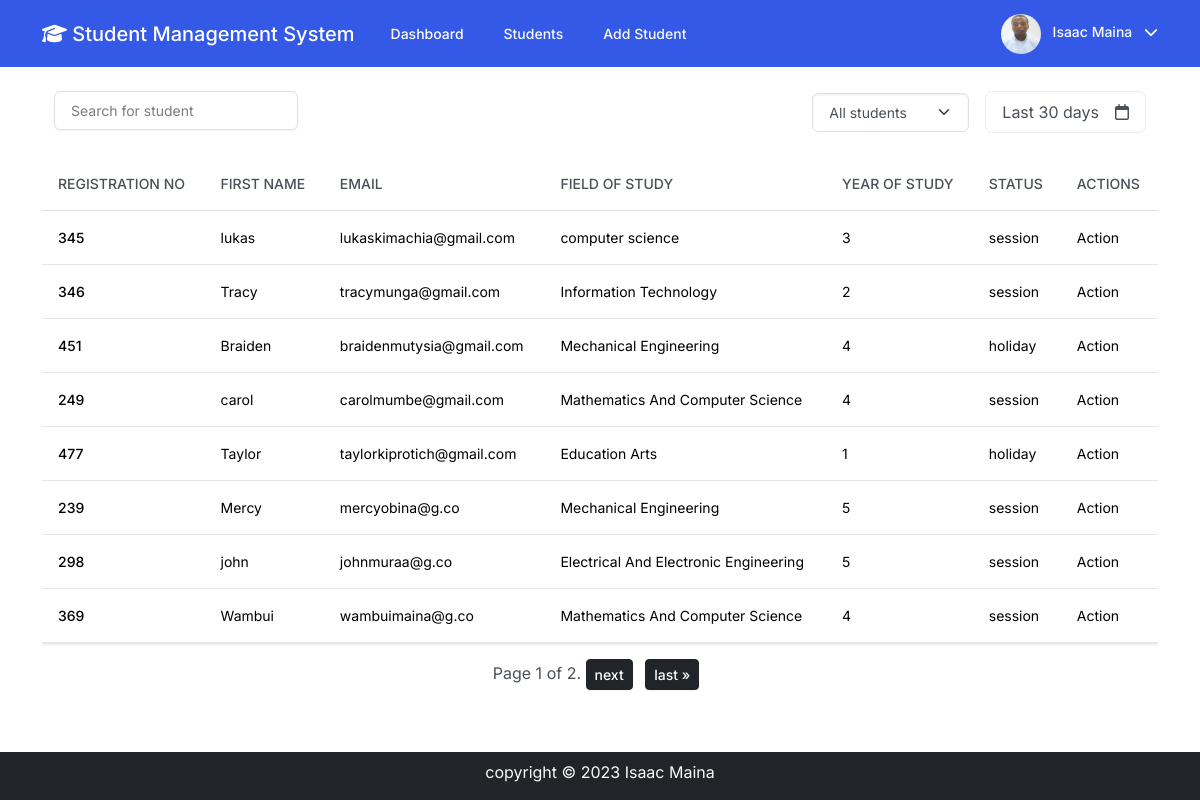
The page /students/ on the database its author committed.
### students/models.py (models this page shows, shortened)
class Student(models.Model):
    registration_no = models.PositiveIntegerField(unique=True)
    first_name = models.CharField(max_length=70)
    last_name = models.CharField(max_length=70)
    email = models.EmailField(max_length=100, unique=True)
    gender = models.CharField(max_length=25, choices=GENDER_CHOICES)
    age = models.PositiveIntegerField()
    field_of_study = models.CharField(max_length=200)
    year_of_study = models.IntegerField()
    status = models.CharField(max_length=30, choices=SESSION_STATUS)

### students/views.py (the view)
# urls.py: path('students/', views.students_list, name='students_list'),
def students_list(request):
    students = Student.objects.all()
    paginator = Paginator(students, 8)
    page_number = request.GET.get("page")
    page_obj = paginator.get_page(page_number)
    context = {'students': students, "page_obj": page_obj}
    return render(request, 'students/students.html', context)

### students/templates/students/students.html (shortened to what this page needs)
{% extends 'students/base.html' %}
{% block content %}
<div class="">
    {% include 'students/search_filter.html' %}
    <div class="table-responsive ">
        <table class="table table-hover">
            <thead>
                <tr>
                    <th scope="col">Registration no</th>
                    <th scope="col">First name</th>
                    <th scope="col">Email</th>
                    <th scope="col">Field of study</th>
                    <th scope="col">year of study</th>
                    <th scope="col">Status</th>
                    <th scope="col">Actions</th>
                </tr>
            </thead>
            <tbody class="">
                {% for student in page_obj %}
                <tr class="table-secondary">
                    <th scope="row">{{ student.registration_no}}</th>
                    <td>{{student.first_name}}</td>
                    <td>{{ student.email}}</td>
                    <td>{{ student.field_of_study}}</td>
                    <td>{{student.year_of_study}}</td>
                    <td>{{student.status}}</td>
                    <td>Action</td>
                </tr>
                {% empty %}
                <p>There are no students added yet <a href="#">Add student</a></p>
                {% endfor %}
            </tbody>
        </table>
    </div>
    <div class="text-center">
        <span>
            <span>
                Page {{ page_obj.number }} of {{ page_obj.paginator.num_pages }}.
            </span>
            {% if page_obj.has_next %}
            <a type="button" class="btn btn-dark btn-sm me-2" href="?page={{ page_obj.next_page_number }}">next</a>
            <a type="button" class="btn btn-dark btn-sm me-2" href="?page={{ page_obj.paginator.num_pages }}">last
                &raquo;</a>
            {% endif %}
        </span>
    </div>
</div>
{% endblock %}

### students/templates/students/base.html (shortened to what this page needs)
{% load static %}
<!DOCTYPE html>
<html lang="en">
<head>
    <link rel="stylesheet" href="{% static 'students/css/bootstrap.min.css' %}">
    <link rel="stylesheet" href="{% static 'students/css/index.css' %}">
    <link rel="stylesheet" href="https://cdnjs.cloudflare.com/ajax/libs/font-awesome/6.4.2/css/all.min.css"
 />
</head>
<body>
    <nav class="navbar navbar-expand-lg bg-primary" data-bs-theme="dark">
        <div class="container">
            <a class="navbar-brand" href="#"><i class="fa-solid fa-graduation-cap"></i> Student Management System</a>
            <div class="collapse navbar-collapse" id="navbarColor01">
                <ul class="navbar-nav me-auto">
                    <li class="nav-item">
                        <a class="nav-link active" href="{% url 'students:dashboard' %}">Dashboard
                        </a>
                    </li>
                    <li class="nav-item">
                        <a class="nav-link link-light" href="{% url 'students:students_list' %}">Students</a>
                    </li>
                    <li class="nav-item">
                        <a href="{% url 'students:add' %}" class="nav-link link-light">Add Student</a>
                    </li>
                </ul>
                <div class="">
                    <img src="{% static 'students/images/mainawambui.jpg' %}" class="img-fluid rounded-circle"
                        style="width: 40px; height: 40px;" alt="...">
                    <span class="px-2 text-light">Isaac Maina</span>
                    <i class="fa-solid fa-chevron-down" style="color: white;"></i>
                </div>
            </div>
        </div>
    </nav>
    <div class="container">
        {% block content %}
        {% endblock %}
    </div>
    <footer class="bg-dark fixed-bottom text-light">
        <div class="container">
            <p class="text-center pt-2">copyright &copy; 2023 Isaac Maina</p>
        </div>
    </footer>
</body>
</html>

### students/templates/students/search_filter.html (shortened to what this page needs)
<div class="">
    <form class="container d-flex justify-content-between my-4 ">
        <div class="">
            <input type="search" class="form-control " placeholder="Search for student">
        </div>
        <div class="d-flex align-items-center column-gap-3">
            <div>
                <select class="form-select" aria-label="Default select example">
                    <option class="text-bg-primary" selected>All students</option>
                </select>
            </div>
            <div class="d-inline-flex align-items-center border border-light-subtle py-2 px-3 rounded-3">
                <span class="pe-3">Last 30 days</span>
                <i class="fa-regular fa-calendar"></i>
            </div>
        </div>
    </form>
</div>

### rows shown on the page
Student: registration_no "345", first_name "lukas", email "lukaskimachia@gmail.com", field_of_study "computer science", year_of_study "3", status "session"
Student: registration_no "346", first_name "Tracy", email "tracymunga@gmail.com", field_of_study "Information Technology", year_of_study "2", status "session"
Student: registration_no "451", first_name "Braiden", email "braidenmutysia@gmail.com", field_of_study "Mechanical Engineering", year_of_study "4", status "holiday"
Student: registration_no "249", first_name "carol", email "carolmumbe@gmail.com", field_of_study "Mathematics And Computer Science", year_of_study "4", status "session"
Student: registration_no "477", first_name "Taylor", email "taylorkiprotich@gmail.com", field_of_study "Education Arts", year_of_study "1", status "holiday"
Student: registration_no "239", first_name "Mercy", email "mercyobina@g.co", field_of_study "Mechanical Engineering", year_of_study "5", status "session"
Student: registration_no "298", first_name "john", email "johnmuraa@g.co", field_of_study "Electrical And Electronic Engineering", year_of_study "5", status "session"
Student: registration_no "369", first_name "Wambui", email "wambuimaina@g.co", field_of_study "Mathematics And Computer Science", year_of_study "4", status "session"

### other values the page prints
{{ page_obj.number }} "1"
{{ page_obj.paginator.num_pages }} "2"
